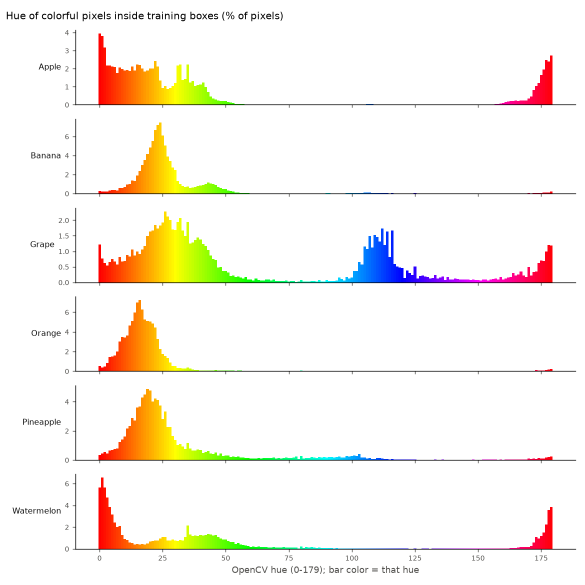
#> input picture outputs/baseline/calibration/hue_histograms.png, 1170 x 1170 px (shown at 1/2 size); its folder holds only this picture in this run
$ python pipeline.py ../../outputs/baseline/calibration/hue_histograms.png
#> lines starting #> are read from the running program, lines starting #| are printed output that depends on the picture; after the words box and inside, x2 and y2 are one past the last pixel; in counts of white or black regions, pixels touching at a corner belong together
### src/utils/image_utils.py
"""Image helpers shared by the dataset tools, the OpenCV baseline and YOLO inference."""
from __future__ import annotations

from pathlib import Path

import cv2
import numpy as np

# One fixed BGR color per class so every visualization in the project is consistent.
CLASS_COLORS_BGR: dict[str, tuple[int, int, int]] = {
    "Apple": (40, 40, 220),        # red
    "Banana": (0, 215, 255),       # yellow
    "Grape": (150, 40, 140),       # purple
    "Orange": (0, 140, 255),       # orange
    "Pineapple": (200, 150, 0),    # blue
    "Watermelon": (60, 170, 60),   # green
}
DEFAULT_COLOR_BGR = (200, 200, 200)

# Deeper versions of the same hues for charts (bars, legends). The bright box colors above are
# too light on a white background (banana yellow); these pass contrast and color-blindness
# checks in both light and dark themes while staying recognisably the same fruit color.
CLASS_CHART_COLORS_HEX: dict[str, str] = {
    "Apple": "#D63031", "Banana": "#B88A00", "Grape": "#9B45B0",
    "Orange": "#E86A10", "Pineapple": "#0088C2", "Watermelon": "#2F9132",
}


def read_image(path: str | Path) -> np.ndarray | None:
    """Read an image as a BGR array; returns None if the file is missing or corrupt.

    cv2.imread() fails on Windows paths with non-ASCII characters, so we read the
    raw bytes with NumPy and decode them with cv2.imdecode() instead.
    """
    try:
        data = np.fromfile(str(path), dtype=np.uint8)
    except OSError:
        return None
    if data.size == 0:
        return None
    return cv2.imdecode(data, cv2.IMREAD_COLOR)
#> returned value is the input picture: shape (1170, 1170, 3); mean B, G, R 236.7, 244.5, 249.1


def write_image(path: str | Path, image: np.ndarray, quality: int = 92) -> bool:
    """Save an image (unicode-safe on Windows). Returns True on success."""
    path = Path(path)
    path.parent.mkdir(parents=True, exist_ok=True)
    ok, buf = cv2.imencode(path.suffix or ".jpg", image, [cv2.IMWRITE_JPEG_QUALITY, quality])
    if ok:
        buf.tofile(str(path))
    return bool(ok)


# [52 lines left out: functions yolo_to_xyxy, draw_box, dhash, make_grid, not called in this run]

### src/baseline/preprocessing.py
"""Step 1-3 of the OpenCV baseline: load, resize, denoise and convert BGR -> HSV.

Why HSV? In BGR, a color's brightness is mixed into all three channels, so the same
orange looks very different in shade and in sunlight. HSV separates
  H (hue)        - the "color name" (red, orange, yellow, green ...), 0-179 in OpenCV
  S (saturation) - how vivid the color is (0 = gray)
  V (value)      - brightness
so we can select a fruit's color with a hue range while tolerating lighting changes.
"""
from __future__ import annotations

from dataclasses import dataclass

import cv2
import numpy as np


@dataclass
class PreprocessedImage:
    bgr: np.ndarray     # resized + blurred BGR image used for processing
    hsv: np.ndarray     # same image in HSV
    scale: float        # resized size / original size (to map boxes back)
    original_shape: tuple[int, int]


def resize_max_side(image: np.ndarray, max_side: int) -> tuple[np.ndarray, float]:
    """Shrink so the longer side is at most `max_side` (keeps aspect ratio; never enlarges)."""
#> called with max_side = 640
    h, w = image.shape[:2]
    scale = min(1.0, max_side / max(h, w))
    if scale < 1.0:
        image = cv2.resize(image, (round(w * scale), round(h * scale)), interpolation=cv2.INTER_AREA)
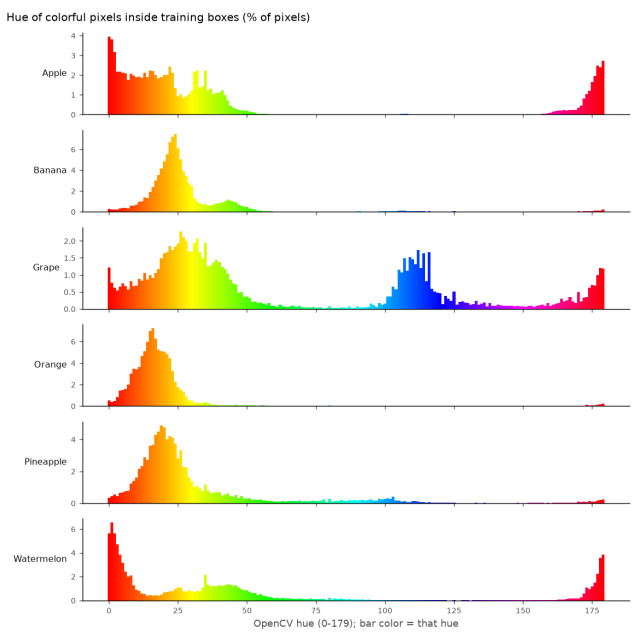
#> image: shape (640, 640, 3); mean of channels 0, 1, 2 236.7, 244.5, 249.1; drawn as B, G, R
    return image, scale


def preprocess(image: np.ndarray, max_side: int = 640, blur_kernel: int = 5) -> PreprocessedImage:
    """Resize -> Gaussian blur (removes pixel noise / fine texture) -> HSV conversion."""
    if image is None or image.ndim != 3 or image.shape[2] != 3:
        raise ValueError("preprocess() expects a BGR color image")
    resized, scale = resize_max_side(image, max_side)
#> scale = 0.547
    if blur_kernel and blur_kernel > 1:
        k = blur_kernel if blur_kernel % 2 == 1 else blur_kernel + 1  # kernel size must be odd
        resized = cv2.GaussianBlur(resized, (k, k), 0)
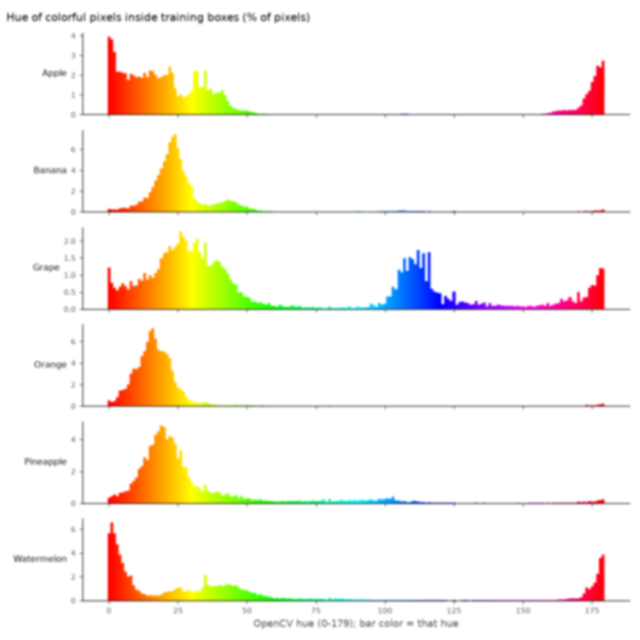
#> resized: shape (640, 640, 3); mean of channels 0, 1, 2 236.7, 244.5, 249.1; drawn as B, G, R
    hsv = cv2.cvtColor(resized, cv2.COLOR_BGR2HSV)
#> hsv: shape (640, 640, 3); mean H, S, V 5.9, 17.9, 252.1
    return PreprocessedImage(bgr=resized, hsv=hsv, scale=scale, original_shape=image.shape[:2])

### src/baseline/segmentation.py
"""Steps 4-7 of the OpenCV baseline: HSV color masks, morphology, contours, contour filtering.

- Color segmentation: cv2.inRange() keeps pixels whose H, S and V are inside a range,
  producing a binary mask (255 = "this pixel has the fruit color").
- Morphological OPENING (erode then dilate) removes small specks of noise.
- Morphological CLOSING (dilate then erode) fills small holes and gaps inside a fruit.
- External contours = outlines of each white blob in the cleaned mask.
- Contour filtering removes blobs that are too small (noise) or too large (background).
"""
from __future__ import annotations

import cv2
import numpy as np


def color_mask(hsv: np.ndarray, ranges: list[list[list[int]]]) -> np.ndarray:
    """Union of several [lower, upper] HSV ranges (red needs two: near 0 and near 179)."""
    mask = np.zeros(hsv.shape[:2], dtype=np.uint8)
    for lower, upper in ranges:
        mask |= cv2.inRange(hsv, np.array(lower, dtype=np.uint8), np.array(upper, dtype=np.uint8))
    return mask


def build_color_masks(hsv: np.ndarray, color_ranges: dict[str, list]) -> dict[str, np.ndarray]:
    """One binary mask per color group (e.g. red, warm, green, purple)."""
    return {name: color_mask(hsv, ranges) for name, ranges in color_ranges.items()}


def clean_mask(mask: np.ndarray, open_kernel: int = 5, close_kernel: int = 9,
               open_iterations: int = 1, close_iterations: int = 2) -> np.ndarray:
    """Morphological opening (remove noise) followed by closing (fill holes)."""
    out = mask
    if open_kernel > 1:
        k = cv2.getStructuringElement(cv2.MORPH_ELLIPSE, (open_kernel, open_kernel))
        out = cv2.morphologyEx(out, cv2.MORPH_OPEN, k, iterations=open_iterations)
    if close_kernel > 1:
        k = cv2.getStructuringElement(cv2.MORPH_ELLIPSE, (close_kernel, close_kernel))
        out = cv2.morphologyEx(out, cv2.MORPH_CLOSE, k, iterations=close_iterations)
    return out


def find_contours(mask: np.ndarray, min_area: float, max_area: float) -> list[np.ndarray]:
    """External contours whose area is within [min_area, max_area] pixels."""
    contours, _ = cv2.findContours(mask, cv2.RETR_EXTERNAL, cv2.CHAIN_APPROX_SIMPLE)
    return [c for c in contours if min_area <= cv2.contourArea(c) <= max_area]


# [29 lines left out: function split_touching_objects, not called in this run]

### src/utils/detections.py
"""Common detection data type used by BOTH detectors (OpenCV baseline and YOLO11n).

Using one shared format means visualization, counting, evaluation and the user
interface work the same way no matter which detector produced the result.
"""
from __future__ import annotations

from collections import Counter
from dataclasses import dataclass, field

import numpy as np

from src.utils.image_utils import CLASS_COLORS_BGR, DEFAULT_COLOR_BGR, draw_box


@dataclass
class Detection:
    class_name: str
    confidence: float                     # 0..1 (for the baseline: a rule score, not a probability)
    box: tuple[int, int, int, int]        # x1, y1, x2, y2 in pixels of the ORIGINAL image
    class_id: int | None = None
    extra: dict = field(default_factory=dict)  # detector-specific details (e.g. features, rule)

    def as_dict(self) -> dict:
        return {"class_name": self.class_name, "class_id": self.class_id,
                "confidence": round(float(self.confidence), 4), "box": [int(v) for v in self.box]}


# [7 lines left out: function box_iou, not called in this run]


def non_max_suppression(dets: list[Detection], iou_threshold: float, class_agnostic: bool = True) -> list[Detection]:
    """Greedy NMS: keep the highest-scoring box, drop boxes overlapping it by more than iou_threshold."""
    kept: list[Detection] = []
    for det in sorted(dets, key=lambda d: d.confidence, reverse=True):
        if all((not class_agnostic and k.class_name != det.class_name) or box_iou(k.box, det.box) <= iou_threshold
               for k in kept):
            kept.append(det)
    return kept


def count_by_class(dets: list[Detection], classes: list[str]) -> dict[str, int]:
    """Number of detections per class (every class listed, zero if absent)."""
    counts = Counter(d.class_name for d in dets)
    return {c: int(counts.get(c, 0)) for c in classes}


def draw_detections(image: np.ndarray, dets: list[Detection], show_confidence: bool = True,
                    thickness: int | None = None) -> np.ndarray:
    """Return a copy of the image with labeled boxes drawn on it."""
    out = image.copy()
    longest = max(out.shape[:2])
    th = thickness or max(2, round(longest / 400))
    font_scale = max(0.5, longest / 1280)  # 0.5 up to 1280 px, then grows with the image
    for d in dets:
        name = d.extra.get("label", d.class_name)  # optional readable label, e.g. "Mango (mangga)"
        label = f"{name} {d.confidence:.2f}" if show_confidence else name
        draw_box(out, d.box, label, class_color(d.class_name), th, font_scale)
    return out


# [11 lines left out: function class_color, not called in this run]

### src/utils/helpers.py
"""General helpers shared by all modules: config loading, paths, and JSON I/O.

All project paths are resolved relative to the project root, so the code works on
any machine (Windows laptop, Kaggle, Colab) without hardcoded absolute paths.
"""
from __future__ import annotations

import json
import os
import platform
from pathlib import Path
from typing import Any, Iterable

import yaml

# src/utils/helpers.py -> parents[2] is the project root.
PROJECT_ROOT = Path(__file__).resolve().parents[2]
DEFAULT_CONFIG_PATH = PROJECT_ROOT / "config" / "config.yaml"


def load_config(config_path: str | Path | None = None) -> dict:
    """Load the YAML configuration file (defaults to config/config.yaml)."""
    path = Path(config_path) if config_path else DEFAULT_CONFIG_PATH
    if not path.is_file():
        raise FileNotFoundError(f"Config file not found: {path}")
    with open(path, "r", encoding="utf-8") as f:
        return yaml.safe_load(f)


def resolve_path(path: str | Path) -> Path:
    """Turn a project-relative path (from the config) into an absolute path."""
    p = Path(path)
    return p if p.is_absolute() else (PROJECT_ROOT / p).resolve()


def ensure_dir(path: str | Path) -> Path:
    """Create a directory (and parents) if needed and return it."""
    p = resolve_path(path)
    p.mkdir(parents=True, exist_ok=True)
    return p


def save_json(data: Any, path: str | Path) -> Path:
    p = resolve_path(path)
    p.parent.mkdir(parents=True, exist_ok=True)
    with open(p, "w", encoding="utf-8") as f:
        json.dump(data, f, indent=2, default=str)
    return p


def load_json(path: str | Path) -> Any:
    with open(resolve_path(path), "r", encoding="utf-8") as f:
        return json.load(f)


# [36 lines left out: functions list_images, cpu_name, system_info, not called in this run]


def relpath_posix(path: Path, start: Path) -> str:
    """Relative path with forward slashes (portable between Windows and Linux)."""
    return path.relative_to(start).as_posix()

### src/baseline/pipeline.py
"""OpenCV baseline detector: runs the full traditional computer-vision pipeline.

    image -> preprocess (resize, blur, BGR->HSV)
          -> one HSV mask per color group
          -> morphology (opening, closing)
          -> external contours -> filter by area -> (optional) split touching fruits
          -> features (hue, saturation, area, aspect ratio, extent, circularity, ...)
          -> rule-based classification
          -> bounding boxes + non-maximum suppression -> counts

Usage (from the project root):
    python -m src.baseline.pipeline path/to/image.jpg [more images or folders] --out outputs/baseline/demo
    python -m src.baseline.pipeline photo.jpg --stages      # also save the processing-stage panel
"""
from __future__ import annotations

import argparse
import sys
import time
from dataclasses import dataclass, field
from pathlib import Path

import cv2
import numpy as np

from src.baseline.feature_extraction import extract_features
from src.baseline.fruit_classifier import classify_region, rule_score
from src.baseline.preprocessing import preprocess
from src.baseline.segmentation import build_color_masks, clean_mask, find_contours, split_touching_objects
from src.utils.detections import Detection, count_by_class, draw_detections, non_max_suppression
from src.utils.helpers import ensure_dir, list_images, load_config, save_json
from src.utils.image_utils import make_grid, read_image, write_image

# Display colors (BGR) for each color-group mask in the stage visualization.
GROUP_COLORS = {"red": (60, 60, 230), "warm": (0, 190, 255), "green": (80, 200, 80), "purple": (200, 80, 160)}


@dataclass
class BaselineResult:
    detections: list[Detection]
    counts: dict[str, int]
    total: int
    regions: list[dict] = field(default_factory=list)       # every candidate region + decision
    stages: dict[str, np.ndarray] = field(default_factory=dict)
    timing_ms: dict[str, float] = field(default_factory=dict)


class BaselineDetector:
    """Traditional OpenCV fruit detector configured from config.yaml (section 'baseline')."""

    def __init__(self, config: dict | None = None):
        cfg = config or load_config()
        self.classes: list[str] = cfg["classes"]
        self.p: dict = cfg["baseline"]

    def detect(self, image: np.ndarray, keep_stages: bool = False) -> BaselineResult:
        p = self.p
        t0 = time.perf_counter()
        pre = preprocess(image, p["resize_max_side"], p["blur_kernel"])
        t1 = time.perf_counter()

        h, w = pre.hsv.shape[:2]
        img_area = float(h * w)
        raw_masks = build_color_masks(pre.hsv, p["color_ranges"])
#> the loop in color_mask, `for lower, upper in ranges:` made 2 passes
#> pass 1, in color_mask, `mask |= cv2.inRange(hsv, np.array(lower, dtype=np.uint8), np.array(upp..`:
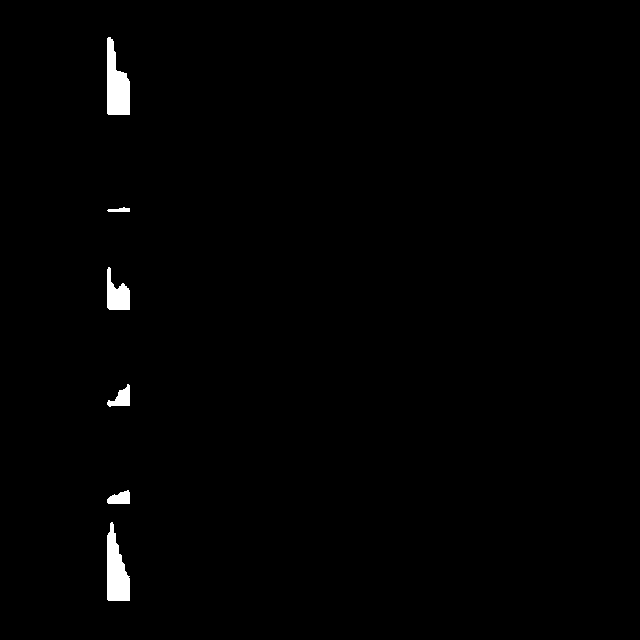
#> mask: shape (640, 640); 0.9% white; 6 white regions, box (x1, y1, x2, y2) and area: (107, 37, 130, 115) 1246, (107, 522, 130, 601) 1210, (107, 267, 130, 310) 622, (107, 384, 130, 407) 282, (107, 490, 130, 504) 236, (107, 207, 130, 212) 80
#> pass 2, in color_mask, `mask |= cv2.inRange(hsv, np.array(lower, dtype=np.uint8), np.array(upp..`:
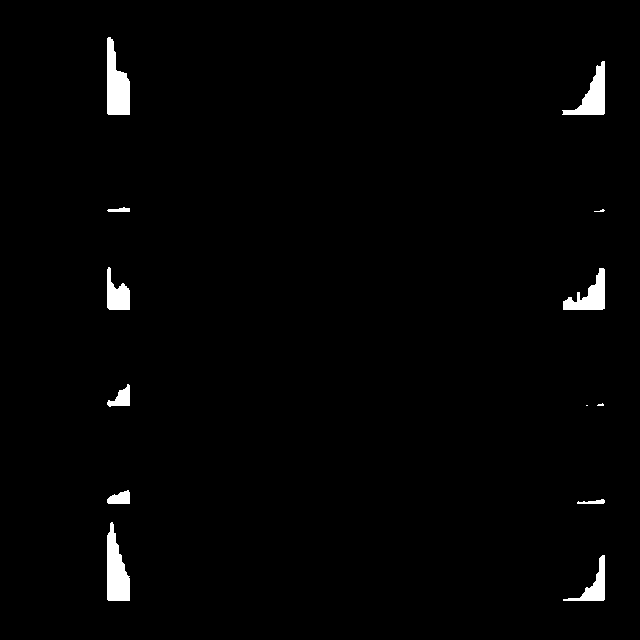
#> mask: shape (640, 640); 1.5% white; 13 white regions (3 under 20 px), largest, box (x1, y1, x2, y2) and area: (107, 37, 130, 115) 1246, (107, 522, 130, 601) 1210, (562, 61, 605, 115) 958
#> the loop in color_mask (call 2), `for lower, upper in ranges:` made 1 pass
#> pass 1, in color_mask (call 2), `mask |= cv2.inRange(hsv, np.array(lower, dtype=np.uint8), np.array(upp..`:
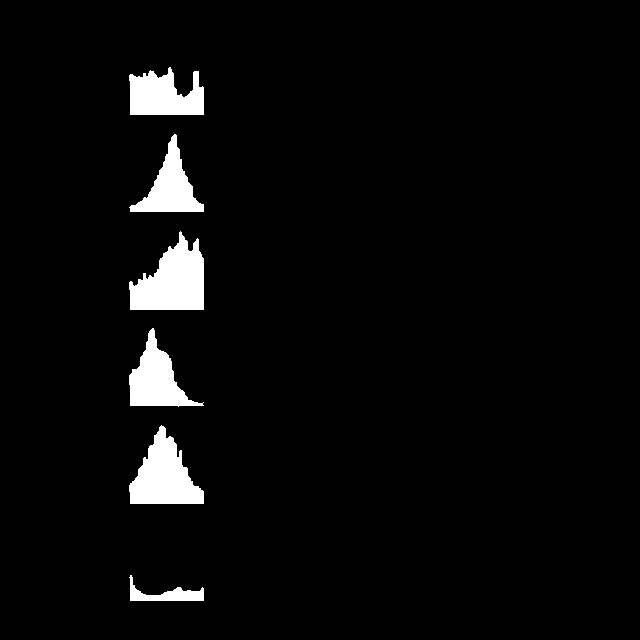
#> mask: shape (640, 640); 3.8% white; 6 white regions, box (x1, y1, x2, y2) and area: (129, 231, 204, 310) 3799, (129, 425, 204, 504) 3367, (129, 328, 204, 407) 2663, (129, 67, 204, 115) 2624, (129, 134, 204, 212) 2397, (129, 575, 204, 601) 765
#> (the rest of the program and of its run is left out)
